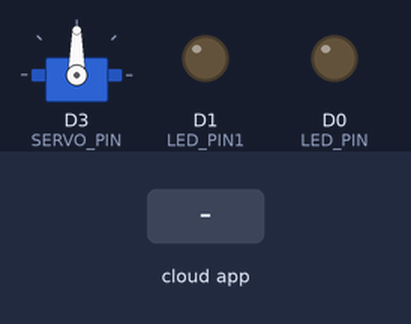
Bench run of a sketch on a simulated ESP8266 (NodeMCU). On the bench: servo, output pins drawn as LEDs (lit = HIGH). The test bench sets the inputs (shaded band). What the sketch prints to the serial monitor is not drawn.

Above: at 2.7 s.
2.8 s: the phone or cloud app sets digital to 1
At 4.0 s:
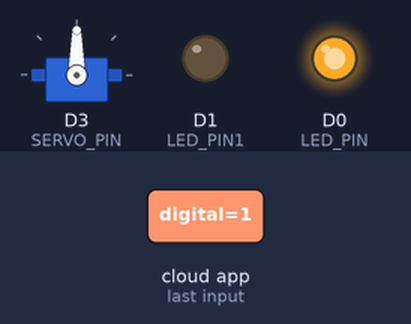
4.3 s: the phone or cloud app sets analog to 1
At 5.3 s:
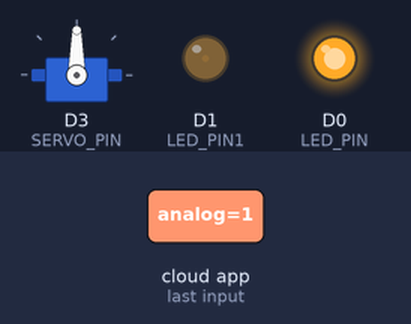
5.8 s: the phone or cloud app sets digital to 0
At 6.7 s:
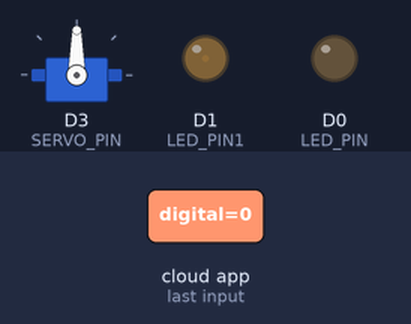
7.3 s: the phone or cloud app sets servo to 0
At 8.1 s:
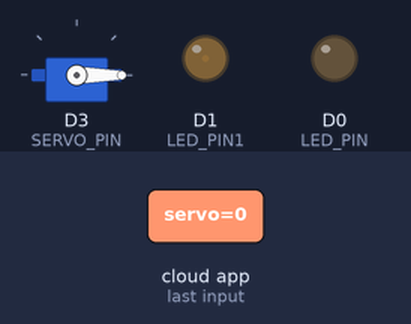
8.8 s: the phone or cloud app sets analog to 0
At 9.5 s:
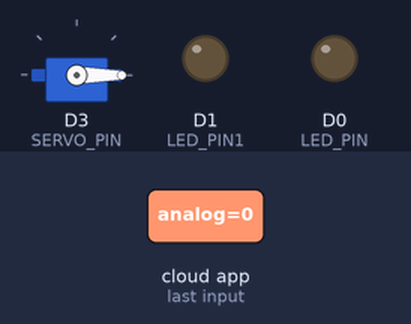
10.3 s: the phone or cloud app sets digital to 1
At 10.9 s:
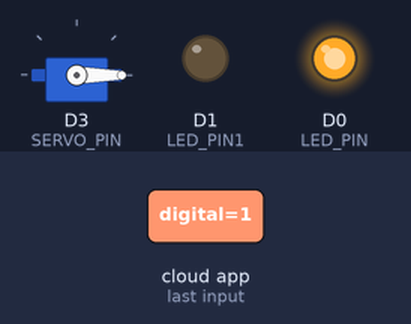
Timing chart, 0 to 12.8 s (numbered marks = the images above; inputs shaded):
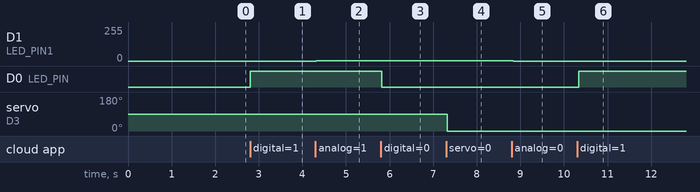

Measured:
- after the input at 2.8 s, D0 (LED_PIN): LOW → HIGH at once
- after the input at 4.3 s, D1 (LED_PIN1): 0/255 → 1/255 at once
- after the input at 5.8 s, D0 (LED_PIN): HIGH → LOW at once
- after the input at 7.3 s, servo on D3 (SERVO_PIN): 90° → 0° at once
- after the input at 8.8 s, D1 (LED_PIN1): 1/255 → 0/255 at once
- after the input at 10.3 s, D0 (LED_PIN): LOW → HIGH at once

The sketch:

ledglow_led_fade_Servo_out.ino
```cpp
#include "config.h"
#include<Servo.h>
#define LED_PIN D0
#define LED_PIN1 D1
#define SERVO_PIN D3
Servo servo;

AdafruitIO_Feed *digital = io.feed("digital");
AdafruitIO_Feed *analog = io.feed("analog");
AdafruitIO_Feed *servo_feed = io.feed("servo");

void setup() {

  pinMode(LED_PIN, OUTPUT);
  servo.attach(SERVO_PIN);
  Serial.begin(115200);
  while(! Serial);

  Serial.print("Connecting to Adafruit IO");
  io.connect();

  digital->onMessage(handleMessage);// function
  analog->onMessage(handleMessage1);
  servo_feed->onMessage(handleMessage2);

  while(io.status() < AIO_CONNECTED) {
    Serial.print(".");
    delay(500);
  }
  Serial.println("welcome");
  Serial.println(io.statusText());
  digital->get();
  analog->get();
  servo_feed->get();
}
void loop()
{
  io.run();
}
void handleMessage(AdafruitIO_Data *data)
{
  if(data->toPinLevel() == HIGH)
    Serial.println("HIGH");
  else
    Serial.println("LOW");

   digitalWrite(LED_PIN, data->toPinLevel());
}
void handleMessage1(AdafruitIO_Data *data)
{
  int pardeep = data->toInt();
  Serial.println(pardeep);
  analogWrite(LED_PIN1, pardeep);

}
void handleMessage2(AdafruitIO_Data *data) {

  int pardeep1 = data->toInt();

  if(pardeep1 < 0)
     pardeep1 = 0;
  else if(pardeep1 > 180)
     pardeep1 = 180;

  servo.write(pardeep1);

}
```

config.h
```cpp
/************************ Adafruit IO Config *******************************/

// visit io.adafruit.com if you need to create an account,
// or if you need your Adafruit IO key.
#define IO_USERNAME    "pardeepnain"
#define IO_KEY         "2f91e51d8d1a466e915866e226e5a341"

/******************************* WIFI **************************************/

// the AdafruitIO_WiFi client will work with the following boards:
//   - HUZZAH ESP8266 Breakout -> https://www.adafruit.com/products/2471
//   - Feather HUZZAH ESP8266 -> https://www.adafruit.com/products/2821
//   - Feather M0 WiFi -> https://www.adafruit.com/products/3010
//   - Feather WICED -> https://www.adafruit.com/products/3056

#define WIFI_SSID       "pardeep"
#define WIFI_PASS       "12345678"

// comment out the following two lines if you are using fona or ethernet
#include "AdafruitIO_WiFi.h"
AdafruitIO_WiFi io(IO_USERNAME, IO_KEY, WIFI_SSID, WIFI_PASS);


/******************************* FONA **************************************/

// the AdafruitIO_FONA client will work with the following boards:
//   - Feather 32u4 FONA -> https://www.adafruit.com/product/3027

// uncomment the following two lines for 32u4 FONA,
// and comment out the AdafruitIO_WiFi client in the WIFI section
// #include "AdafruitIO_FONA.h"
// AdafruitIO_FONA io(IO_USERNAME, IO_KEY);


/**************************** ETHERNET ************************************/

// the AdafruitIO_Ethernet client will work with the following boards:
//   - Ethernet FeatherWing -> https://www.adafruit.com/products/3201

// uncomment the following two lines for ethernet,
// and comment out the AdafruitIO_WiFi client in the WIFI section
// #include "AdafruitIO_Ethernet.h"
// AdafruitIO_Ethernet io(IO_USERNAME, IO_KEY);
```
